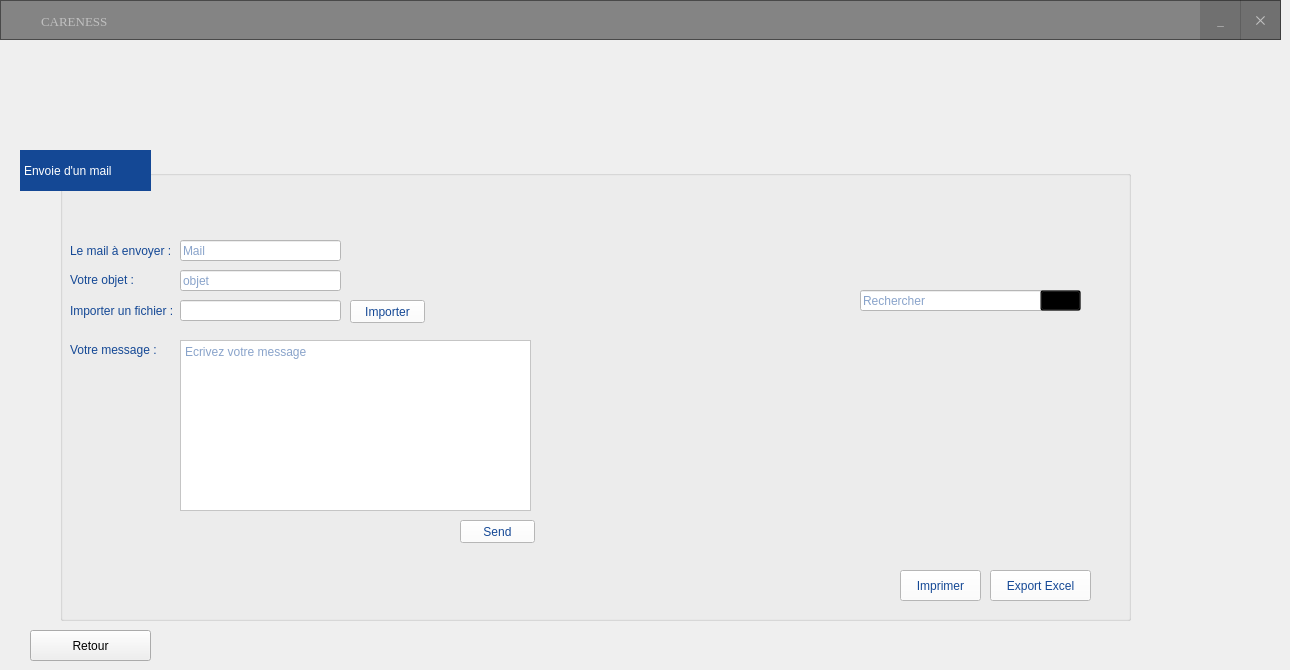
    <widget class="QWidget" name="page_2">
     <widget class="QPushButton" name="btn_retourp_2">
      <property name="geometry">
       <rect>
        <x>30</x>
        <y>630</y>
        <width>121</width>
        <height>31</height>
       </rect>
      </property>
      <property name="text">
       <string>Retour</string>
      </property>
      <property name="icon">
       <iconset resource="Resources.qrc">
        <normaloff>:/new/prefix1/images/fleche-petite-gauche (1).png</normaloff>:/new/prefix1/images/fleche-petite-gauche (1).png</iconset>
      </property>
     </widget>
     <widget class="QLabel" name="label_44">
      <property name="geometry">
       <rect>
        <x>20</x>
        <y>150</y>
        <width>131</width>
        <height>41</height>
       </rect>
      </property>
      <property name="styleSheet">
       <string notr="true">QLabel{
    border: 1px solid transparent ;	
	color: rgb(255, 255, 255);
	font: 75 12pt &quot;Times New Roman&quot;;
	background-color: rgb(20, 72, 149);
}</string>
      </property>
      <property name="text">
       <string>Envoie d'un mail</string>
      </property>
     </widget>
     <widget class="QFrame" name="frame_5">
      <property name="geometry">
       <rect>
        <x>0</x>
        <y>0</y>
        <width>1281</width>
        <height>40</height>
       </rect>
      </property>
      <property name="cursor">
       <cursorShape>ArrowCursor</cursorShape>
      </property>
      <property name="styleSheet">
       <string notr="true">QFrame{
background:rgba(0,0,0,0.45);
}

QFrame:hover{
background:rgba(0,0,0,0.50);
}

QPushButton{
color:silver;
}

QPushButton:hover{
color:white;
}</string>
      </property>
      <property name="frameShape">
       <enum>QFrame::StyledPanel</enum>
      </property>
      <property name="frameShadow">
       <enum>QFrame::Raised</enum>
      </property>
      <widget class="QLabel" name="label_42">
       <property name="geometry">
        <rect>
         <x>41</x>
         <y>11</y>
         <width>141</width>
         <height>21</height>
        </rect>
       </property>
       <property name="font">
        <font>
         <family>Times New Roman</family>
         <pointsize>10</pointsize>
         <weight>9</weight>
         <italic>false</italic>
         <bold>false</bold>
        </font>
       </property>
       <property name="styleSheet">
        <string notr="true">
color:silver;
background:transparent;</string>
       </property>
       <property name="text">
        <string>CARENESS</string>
       </property>
      </widget>
      <widget class="QPushButton" name="btn_minimize_4">
       <property name="geometry">
        <rect>
         <x>1200</x>
         <y>0</y>
         <width>41</width>
         <height>40</height>
        </rect>
       </property>
       <property name="font">
        <font>
         <family>Times New Roman</family>
         <pointsize>10</pointsize>
         <weight>9</weight>
         <italic>false</italic>
         <bold>false</bold>
         <underline>false</underline>
        </font>
       </property>
       <property name="cursor">
        <cursorShape>PointingHandCursor</cursorShape>
       </property>
       <property name="styleSheet">
        <string notr="true">QPushButton{
background:rgba(0, 0, 0,0.15);
border-radius:none;
}


QPushButton:hover{
background:rgba(0, 0, 0,0.6)
}</string>
       </property>
       <property name="text">
        <string>_</string>
       </property>
      </widget>
      <widget class="QPushButton" name="btn_close_4">
       <property name="geometry">
        <rect>
         <x>1240</x>
         <y>0</y>
         <width>41</width>
         <height>40</height>
        </rect>
       </property>
       <property name="font">
        <font>
         <family>Times New Roman</family>
         <pointsize>10</pointsize>
         <weight>9</weight>
         <italic>false</italic>
         <bold>false</bold>
        </font>
       </property>
       <property name="cursor">
        <cursorShape>PointingHandCursor</cursorShape>
       </property>
       <property name="styleSheet">
        <string notr="true">QPushButton{
background:rgba(0, 0, 0,0.15);
color:silver;

border-radius:none;
}


QPushButton:hover{
background:red;
color:white
}</string>
       </property>
       <property name="text">
        <string>✕</string>
       </property>
      </widget>
      <widget class="QLabel" name="label_43">
       <property name="geometry">
        <rect>
         <x>10</x>
         <y>0</y>
         <width>31</width>
         <height>31</height>
        </rect>
       </property>
       <property name="styleSheet">
        <string notr="true">image: url(:/new/prefix1/images/Logo.png);
background:transparent;</string>
       </property>
       <property name="text">
        <string>&lt;html&gt;&lt;head/&gt;&lt;body&gt;&lt;p&gt;&lt;br/&gt;&lt;/p&gt;&lt;/body&gt;&lt;/html&gt;</string>
       </property>
      </widget>
     </widget>
     <widget class="QGroupBox" name="groupBox_10">
      <property name="geometry">
       <rect>
        <x>60</x>
        <y>170</y>
        <width>1071</width>
        <height>451</height>
       </rect>
      </property>
      <property name="styleSheet">
       <string notr="true">color: rgb(20, 72, 149);
background-color: transparent;
</string>
      </property>
      <property name="title">
       <string/>
      </property>
      <widget class="QPushButton" name="sendmail">
       <property name="geometry">
        <rect>
         <x>400</x>
         <y>350</y>
         <width>75</width>
         <height>23</height>
        </rect>
       </property>
       <property name="styleSheet">
        <string notr="true">background-color: rgb(255, 255, 255);</string>
       </property>
       <property name="text">
        <string>Send</string>
       </property>
      </widget>
      <widget class="QLineEdit" name="mail">
       <property name="geometry">
        <rect>
         <x>120</x>
         <y>70</y>
         <width>161</width>
         <height>21</height>
        </rect>
       </property>
       <property name="styleSheet">
        <string notr="true">background-color: rgb(255, 255, 255);</string>
       </property>
       <property name="placeholderText">
        <string>Mail</string>
       </property>
      </widget>
      <widget class="QPlainTextEdit" name="msgmail">
       <property name="geometry">
        <rect>
         <x>120</x>
         <y>170</y>
         <width>351</width>
         <height>171</height>
        </rect>
       </property>
       <property name="styleSheet">
        <string notr="true">background-color: rgb(255, 255, 255);</string>
       </property>
       <property name="placeholderText">
        <string>Ecrivez votre message</string>
       </property>
      </widget>
      <widget class="QLineEdit" name="objetmail">
       <property name="geometry">
        <rect>
         <x>120</x>
         <y>100</y>
         <width>161</width>
         <height>21</height>
        </rect>
       </property>
       <property name="styleSheet">
        <string notr="true">background-color: rgb(255, 255, 255);</string>
       </property>
       <property name="placeholderText">
        <string>objet</string>
       </property>
      </widget>
      <widget class="QPushButton" name="pushButton_2">
       <property name="geometry">
        <rect>
         <x>930</x>
         <y>400</y>
         <width>101</width>
         <height>31</height>
        </rect>
       </property>
       <property name="styleSheet">
        <string notr="true">background-color: rgb(255, 255, 255);</string>
       </property>
       <property name="text">
        <string>Export Excel</string>
       </property>
       <property name="icon">
        <iconset resource="Resources.qrc">
         <normaloff>:/new/prefix1/images/export.png</normaloff>:/new/prefix1/images/export.png</iconset>
       </property>
      </widget>
      <widget class="QTableView" name="TABRECHS">
       <property name="geometry">
        <rect>
         <x>510</x>
         <y>150</y>
         <width>521</width>
         <height>211</height>
        </rect>
       </property>
      </widget>
      <widget class="QLineEdit" name="RECHERCHES">
       <property name="geometry">
        <rect>
         <x>800</x>
         <y>120</y>
         <width>221</width>
         <height>21</height>
        </rect>
       </property>
       <property name="styleSheet">
        <string notr="true">background-color: rgb(255, 255, 255);</string>
       </property>
       <property name="placeholderText">
        <string>Rechercher</string>
       </property>
      </widget>
      <widget class="QPushButton" name="BRS">
       <property name="geometry">
        <rect>
         <x>980</x>
         <y>120</y>
         <width>41</width>
         <height>21</height>
        </rect>
       </property>
       <property name="styleSheet">
        <string notr="true"/>
       </property>
       <property name="text">
        <string/>
       </property>
       <property name="icon">
        <iconset resource="Resources.qrc">
         <normaloff>:/new/prefix1/images/loupe.png</normaloff>:/new/prefix1/images/loupe.png</iconset>
       </property>
      </widget>
      <widget class="QPushButton" name="browseBtn">
       <property name="geometry">
        <rect>
         <x>290</x>
         <y>130</y>
         <width>75</width>
         <height>23</height>
        </rect>
       </property>
       <property name="styleSheet">
        <string notr="true">background-color: rgb(255, 255, 255);</string>
       </property>
       <property name="text">
        <string>Importer</string>
       </property>
      </widget>
      <widget class="QLineEdit" name="file">
       <property name="geometry">
        <rect>
         <x>120</x>
         <y>130</y>
         <width>161</width>
         <height>21</height>
        </rect>
       </property>
       <property name="styleSheet">
        <string notr="true">background-color: rgb(255, 255, 255);</string>
       </property>
      </widget>
      <widget class="QLabel" name="label_28">
       <property name="geometry">
        <rect>
         <x>10</x>
         <y>70</y>
         <width>111</width>
         <height>21</height>
        </rect>
       </property>
       <property name="text">
        <string>Le mail à envoyer :</string>
       </property>
      </widget>
      <widget class="QLabel" name="label_29">
       <property name="geometry">
        <rect>
         <x>10</x>
         <y>100</y>
         <width>81</width>
         <height>20</height>
        </rect>
       </property>
       <property name="text">
        <string>Votre objet :</string>
       </property>
      </widget>
      <widget class="QLabel" name="label_70">
       <property name="geometry">
        <rect>
         <x>10</x>
         <y>130</y>
         <width>121</width>
         <height>21</height>
        </rect>
       </property>
       <property name="text">
        <string>Importer un fichier :</string>
       </property>
      </widget>
      <widget class="QLabel" name="label_71">
       <property name="geometry">
        <rect>
         <x>10</x>
         <y>170</y>
         <width>101</width>
         <height>20</height>
        </rect>
       </property>
       <property name="text">
        <string>Votre message :</string>
       </property>
      </widget>
      <widget class="QPushButton" name="pushButton_18">
       <property name="geometry">
        <rect>
         <x>840</x>
         <y>400</y>
         <width>81</width>
         <height>31</height>
        </rect>
       </property>
       <property name="styleSheet">
        <string notr="true">background-color: rgb(255, 255, 255);</string>
       </property>
       <property name="text">
        <string>Imprimer</string>
       </property>
       <property name="icon">
        <iconset resource="Resources.qrc">
         <normaloff>:/new/prefix1/images/print.png</normaloff>:/new/prefix1/images/print.png</iconset>
       </property>
      </widget>
     </widget>
     <zorder>btn_retourp_2</zorder>
     <zorder>frame_5</zorder>
     <zorder>groupBox_10</zorder>
     <zorder>label_44</zorder>
    </widget>
